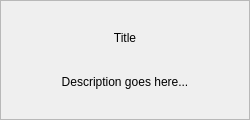
<?xml version="1.0" encoding="UTF-8"?>
<ui version="4.0">
 <class>SettingsCard</class>
 <widget class="QFrame" name="SettingsCard">
  <property name="geometry">
   <rect>
    <x>0</x>
    <y>0</y>
    <width>250</width>
    <height>120</height>
   </rect>
  </property>
  <property name="windowTitle">
   <string>SettingsCard</string>
  </property>
  <property name="frameShape">
   <enum>QFrame::StyledPanel</enum>
  </property>
  <property name="frameShadow">
   <enum>QFrame::Raised</enum>
  </property>
  <layout class="QVBoxLayout" name="verticalLayout">
   <property name="spacing">
    <number>10</number>
   </property>
   <property name="leftMargin">
    <number>20</number>
   </property>
   <property name="topMargin">
    <number>20</number>
   </property>
   <property name="rightMargin">
    <number>20</number>
   </property>
   <property name="bottomMargin">
    <number>20</number>
   </property>
   <item>
    <widget class="QLabel" name="title_label">
     <property name="text">
      <string>Title</string>
     </property>
     <property name="alignment">
      <set>Qt::AlignCenter</set>
     </property>
    </widget>
   </item>
   <item>
    <widget class="QLabel" name="desc_label">
     <property name="text">
      <string>Description goes here...</string>
     </property>
     <property name="alignment">
      <set>Qt::AlignCenter</set>
     </property>
     <property name="wordWrap">
      <bool>true</bool>
     </property>
    </widget>
   </item>
  </layout>
 </widget>
 <resources/>
 <connections/>
</ui>
